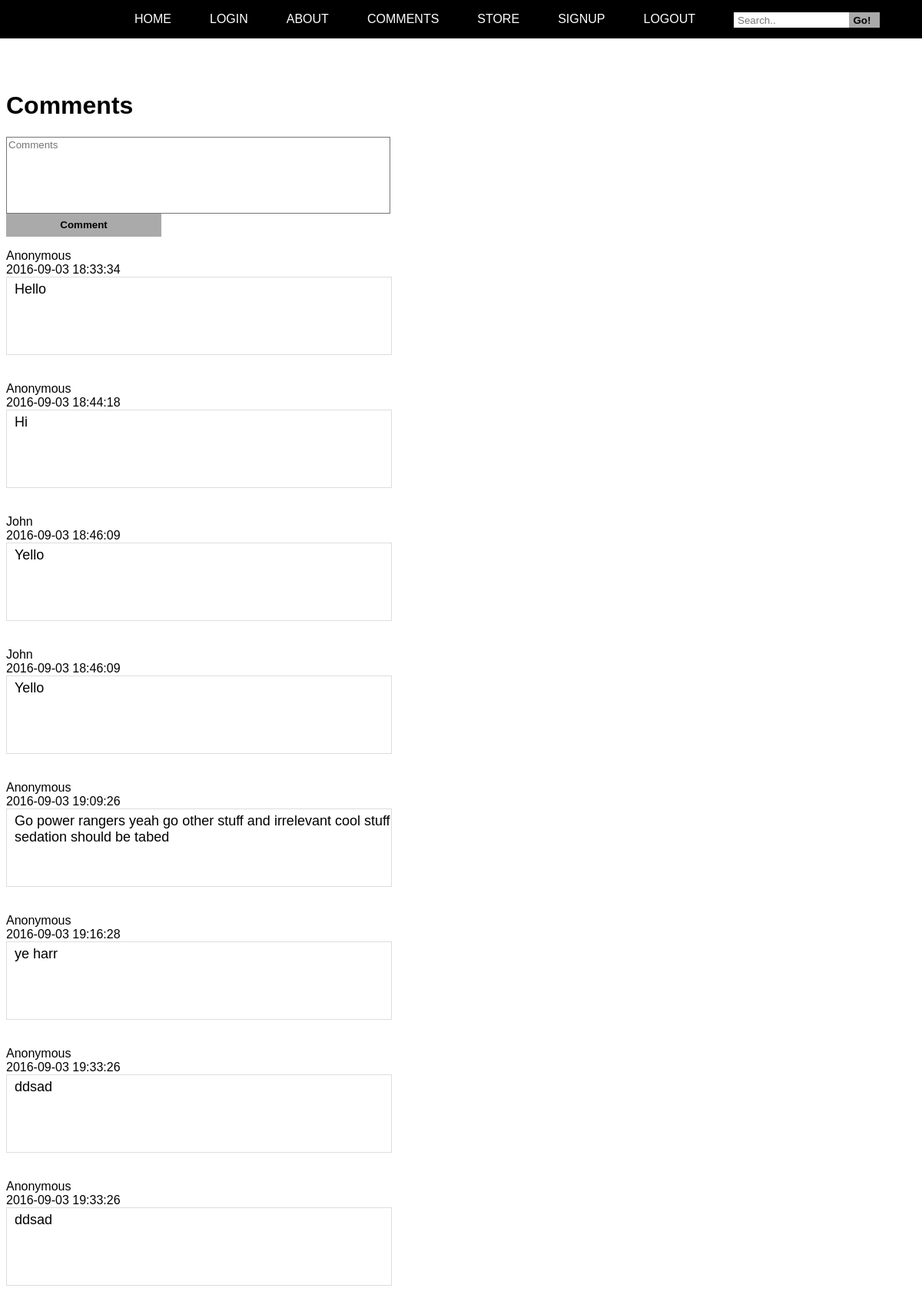
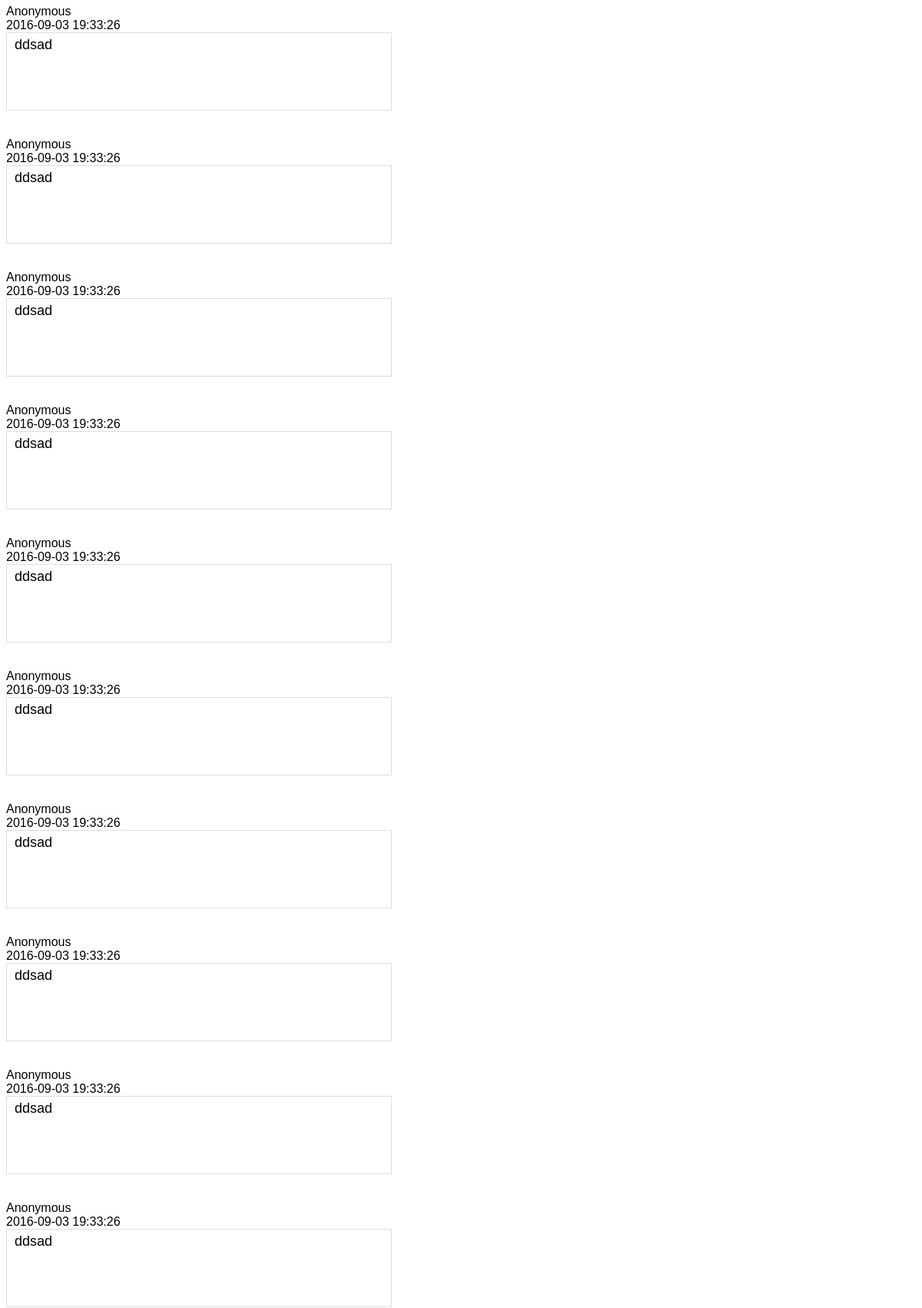
/Comment/comment.php (upper part), run on the app's committed database (2 pictures, top to bottom).
### tables this page shows
CREATE TABLE IF NOT EXISTS `comments` (
  `cid` int(11) NOT NULL AUTO_INCREMENT,
  `uid` varchar(128) NOT NULL,
  `date` datetime NOT NULL,
  `message` text NOT NULL,
  PRIMARY KEY (`cid`)
);

### Comment/commentPrc.inc.php (the view, shortened to what this page needs)
<?php
function getComments($conn) {
	$sql = "SELECT * FROM comments";
	$result = mysqli_query($conn, $sql);
	while ($row = $result->fetch_assoc()) {
		echo "<div id='commuid'>";
			echo $row['uid']."<br/>";
			echo $row['date']."<br/>";
		echo "</div>";
		echo "<div id='comments'>
			<p>".nl2br($row['message'])."</p><br/><br/>";
		echo "</div>";
	}
}

### Comment/comment.php (shortened to what this page needs)
<h1>Comments</h1>
<?php
include '../Includes/header.inc.php';
include '../Includes/commentPrc.inc.php';
 if (isset($_SESSION['firstname'])) {
	$commname = $_SESSION['firstname'];
 } else {
 	$commname = "Anonymous";
 };
echo "<form name='commentsec' action='".setComments($conn)."' method='POST'>
	<input type='hidden' name='uid' value='".$commname."''>
	<input type='hidden' name='date' value='".date('Y-m-d H-i-s')."''>
	<textarea name='message' placeholder='Comments'></textarea><br/>
	<button type='submit' name='commentSubmit'>Comment</button>
</form>";
	getComments($conn);
echo "<br/><br/><br/>";
include '../Includes/footer.inc.php';
?>

### Base/header.inc.php (shortened to what this page needs)
<!DOCTYPE HTML>
<html>
<head>
<link rel="stylesheet" href="../Includes/style.inc.css">
</head>
<body>
<header>
<nav>
<ul>
<li><div id="search"><form action="../Includes/searchPrc.inc.php" method="POST" name="searchbar"><input type="text" name="search" placeholder="Search.."  onchange="change()"><button type="submit" name="submit">Go!</button></form></div></li>
<li><a href="../Includes/logoutPrc.inc.php">LOGOUT</a></li>
<li><a href="../Pages/signup.php">SIGNUP</a></li>
<li><a href="../Pages/Store.php">STORE</a></li>
<li><a href="../Pages/comment.php">COMMENTS</a></li>
<li><a href="../Pages/about.php">ABOUT</a></li>
<li><a href="../Pages/login.php">LOGIN</a></li>
<li><a href="../Pages/home.php">HOME</a></li>
</ul>
</nav>
</header>

### Base/footer.inc.php (shortened to what this page needs)
</body>
</html>

### Base/style.inc.css (style rules this page uses)
header { position:fixed; right:0px; top:0px; height:50px; width:2000000px; background-color: #000000; padding-right: 50px; z-index: 2; }
header nav ul li { float:right; padding-left:50px; list-style-type:none; font-family: Verdana, arial, sans-serif; }
header nav ul li a:link { color:#ffffff; text-decoration:none; }
h1 { font-family: Verdana, arial, sans-serif; text-decoration: none; }
form input { padding-left:70px; padding-bottom:5px; padding-top:5px; border:1px solid #000000; margin-bottom:5px; width: 130px; height: 19px; font-family: Verdana, arial, sans-serif; }
form button { width: 202px; height: 30px; background-color: #AAAAAA; border: none; font-family: Verdana, arial, sans-serif; font-weight:bold; margin-right: 5px; cursor:pointer; }
p { font-family: Verdana, arial, sans-serif; }
textarea { width: 500px; height: 100px; background-color: #FFFFFF; resize:none; font-family: Verdana, arial, sans-serif; }
#comments { border: 1px solid #DDDDDD; width:500px; height: 100px; margin-bottom: 35px }
#comments p { margin:0px; padding-top: 5px; padding-left: 10px; font-family: Verdana, arial, sans-serif; font-size: 18px; }
#commuid { font-family: Verdana, arial, sans-serif; }
button { width: 192px; height: 30px; background-color: #AAAAAA; border: none; font-family: Verdana, arial, sans-serif; font-weight:bold; margin-right: 5px; cursor:pointer; }
#search button { width: 40px; height: 20px; margin-left: 0px; padding-left: 0px; }
#search input { border: none; width:150px; height: 20px; padding: 0px; margin: 0px; padding-left: 5px; color: #000000; }

### data on the page
comments: uid "Anonymous", date "2016-09-03 18:33:34", message "Hello"
comments: uid "Anonymous", date "2016-09-03 18:44:18", message "Hi"
comments: uid "John", date "2016-09-03 18:46:09", message "Yello"
comments: uid "John", date "2016-09-03 18:46:09", message "Yello"
comments: uid "Anonymous", date "2016-09-03 19:09:26", message "Go power rangers yeah go other stuff and irrelevant cool stuff sedation should be tabed"
comments: uid "Anonymous", date "2016-09-03 19:16:28", message "ye harr"
comments: uid "Anonymous", date "2016-09-03 19:33:26", message "ddsad"
comments: uid "Anonymous", date "2016-09-03 19:33:26", message "ddsad"
comments: uid "Anonymous", date "2016-09-03 19:33:26", message "ddsad"
comments: uid "Anonymous", date "2016-09-03 19:33:26", message "ddsad"
comments: uid "Anonymous", date "2016-09-03 19:33:26", message "ddsad"
comments: uid "Anonymous", date "2016-09-03 19:33:26", message "ddsad"
comments: uid "Anonymous", date "2016-09-03 19:33:26", message "ddsad"
comments: uid "Anonymous", date "2016-09-03 19:33:26", message "ddsad"
comments: uid "Anonymous", date "2016-09-03 19:33:26", message "ddsad"
comments: uid "Anonymous", date "2016-09-03 19:33:26", message "ddsad"
comments: uid "Anonymous", date "2016-09-03 19:33:26", message "ddsad"
comments: uid "Anonymous", date "2016-09-03 19:33:26", message "ddsad"
